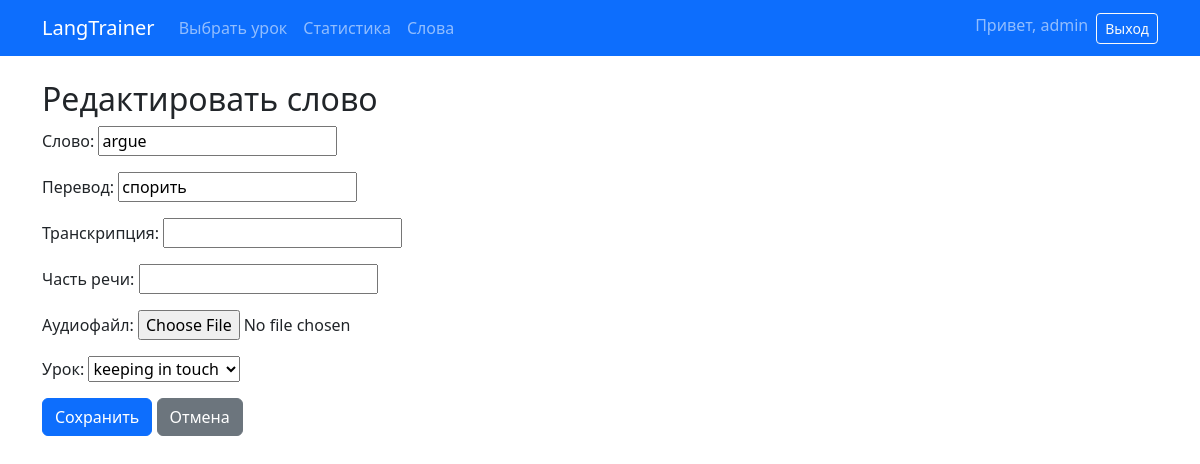
The page /words/13/edit/ (signed in) on the database its author committed.
### core/models.py (models this page shows, shortened)
class Word(models.Model):
    word = models.CharField(max_length=100, verbose_name="Слово")
    translation = models.CharField(max_length=200, verbose_name="Перевод")
    transcription = models.CharField(max_length=100, blank=True, verbose_name="Транскрипция")
    part_of_speech = models.CharField(max_length=50, blank=True, verbose_name="Часть речи")
    audio_file = models.FileField(upload_to='audio/', blank=True, null=True, verbose_name="Аудиофайл")
    lesson = models.ForeignKey(Lesson, on_delete=models.SET_NULL, null=True, blank=True, verbose_name="Урок")
    created_at = models.DateTimeField(auto_now_add=True)

### core/views.py (the view)
@login_required
def word_edit(request, pk):
    word = get_object_or_404(Word, pk=pk)
    if not request.user.is_staff:
        messages.error(request, "Доступ только для администратора")
        return redirect('word_list')
    if request.method == 'POST':
        form = WordForm(request.POST, request.FILES, instance=word)
        if form.is_valid():
            form.save()
            messages.success(request, "Слово обновлено")
            return redirect('word_list')
    else:
        form = WordForm(instance=word)
    return render(request, 'core/word_form.html', {'form': form, 'title': 'Редактировать слово'})

### core/forms.py
class WordForm(forms.ModelForm):
    class Meta:
        model = Word
        fields = ['word', 'translation', 'transcription', 'part_of_speech', 'audio_file', 'lesson']

### core/models.py (called while the page is built)
    def __str__(self):
        return self.title

### core/templates/core/word_form.html (shortened to what this page needs)
{% extends 'core/base.html' %}
{% block content %}
<h2>{{ title }}</h2>
<form method="post" enctype="multipart/form-data">
    {{ form.as_p }}
    <button type="submit" class="btn btn-primary">Сохранить</button>
    <a href="{% url 'word_list' %}" class="btn btn-secondary">Отмена</a>
</form>
{% endblock %}

### core/templates/core/base.html (shortened to what this page needs)
<!doctype html>
<html lang="ru">
<head>
    <link href="https://cdn.jsdelivr.net/npm/bootstrap@5.3.0/dist/css/bootstrap.min.css" rel="stylesheet">
</head>
<body>
    <nav class="navbar navbar-expand-lg navbar-dark bg-primary">
        <div class="container">
            <a class="navbar-brand" href="{% url 'home' %}">LangTrainer</a>
            <div class="collapse navbar-collapse" id="navbarNav">
                <ul class="navbar-nav me-auto">
                    {% if user.is_authenticated %}
                        <li class="nav-item"><a class="nav-link" href="{% url 'select_lesson' %}">Выбрать урок</a></li>
                        <li class="nav-item"><a class="nav-link" href="{% url 'statistics' %}">Статистика</a></li>
                        <li class="nav-item"><a class="nav-link" href="{% url 'word_list' %}">Слова</a></li>
                    {% endif %}
                </ul>
                <ul class="navbar-nav">
                    {% if user.is_authenticated %}
                        <li class="nav-item">
                            <span class="navbar-text me-2">Привет, {{ user.username }}</span>
                        </li>
                        <li class="nav-item">
                            <form method="post" action="{% url 'logout' %}">
                                <button type="submit" class="btn btn-outline-light btn-sm">Выход</button>
                            </form>
                        </li>
                    {% else %}
                        <li class="nav-item"><a class="nav-link" href="{% url 'login' %}">Вход</a></li>
                        <li class="nav-item"><a class="nav-link" href="{% url 'register' %}">Регистрация</a></li>
                    {% endif %}
                </ul>
            </div>
        </div>
    </nav>
    <div class="container mt-4">
        {% block content %}{% endblock %}
    </div>
</body>
</html>

### rows shown on the page
Word: word "argue", translation "спорить", lesson "keeping in touch"

### other values the page prints
{{ user.username }} "admin"
{{ title }} "Редактировать слово"
